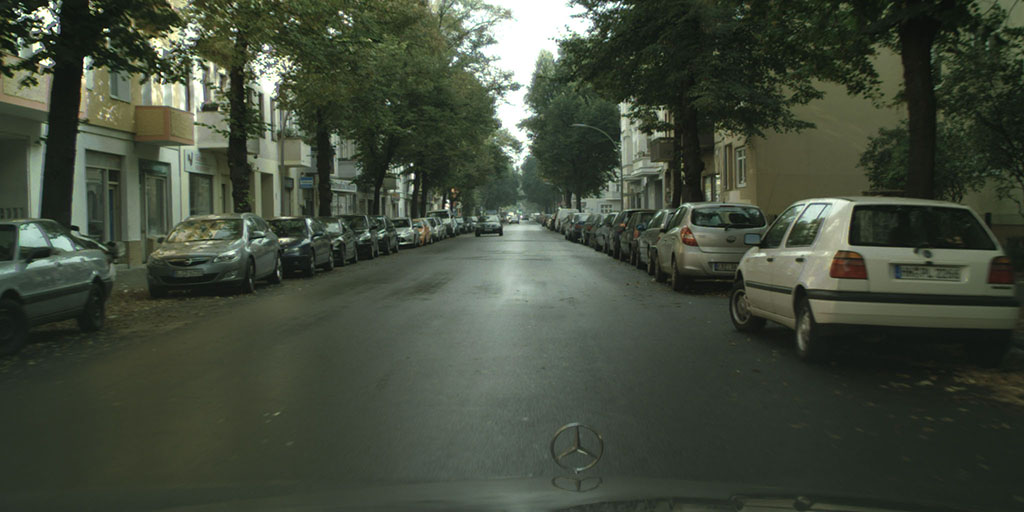
#> input picture core/cv/SemanticSegmentationOpenCV/images/example_02.jpg, 1024 x 512 px, given in place of the camera
$ python BackgroundSubtractor.py
#> lines starting #> are read from the running program, lines starting #| are printed output that depends on the picture; after the words box and inside, x2 and y2 are one past the last pixel; in counts of white or black regions, pixels touching at a corner belong together
# coding:utf-8

import cv2

# 获取摄像头
camera = cv2.VideoCapture(0)
# 获取背景分割器对象
bs = cv2.createBackgroundSubtractorKNN(detectShadows=True)

while True:
    # 读取帧
    ret, frame = camera.read()
#> frame is the input picture: shape (512, 1024, 3); mean B, G, R 59.9, 74.2, 66.3
    # 获取前景
    fgmask = bs.apply(frame)
#> fgmask: shape (512, 1024); every value is 255
    # 对前景二值化
    th = cv2.threshold(fgmask.copy(), 244, 255, cv2.THRESH_BINARY)[1]
    # 膨胀运算
    dilated = cv2.dilate(th, cv2.getStructuringElement(cv2.MORPH_ELLIPSE, (3, 3)), iterations=2)
    # 检测轮廓
    contours, hier = cv2.findContours(dilated, cv2.RETR_EXTERNAL, cv2.CHAIN_APPROX_SIMPLE)
#> contours = [[[0, 0], [0, 511], [1023, 511], [1023, 0]]]
    # 将轮廓画在原图像上
    for c in contours:
        x, y, w, h = cv2.boundingRect(c)
        cv2.rectangle(frame, (x, y), (x+w, y+h), (2555, 255, 0), 2)
#> this loop made 1 pass
#> (c, x, y, w, h) on pass 1: ([[0, 0], [0, 511], [1023, 511], [1023, 0]], 0, 0, 1024, 512)
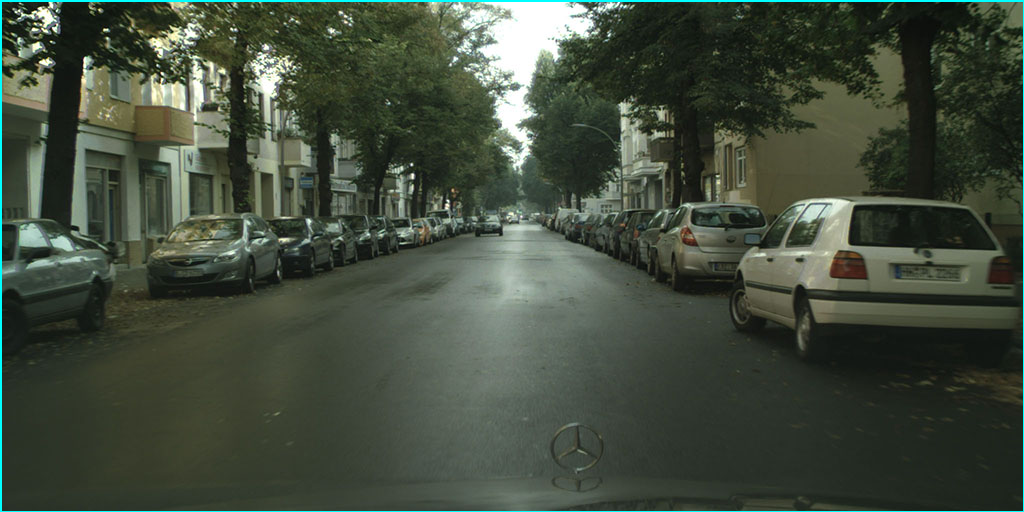
#> frame: shape (512, 1024, 3); 0.88% of pixels changed, all inside (x1, y1, x2, y2) = (0, 0, 1024, 512)
    # 显示前景
    cv2.imshow("fgmask", fgmask)
    # 显示二值化
    cv2.imshow("thresh", th)
    # 显示带有轮廓的原图
    cv2.imshow("detection", frame)
    if cv2.waitKey(5) & 0xff == ord("q"):
#> (key q is pressed here)
        break

cv2.destroyAllWindows()
camera.release()

$ run again, on core/cv/SemanticSegmentationOpenCV/images/example_03.jpg
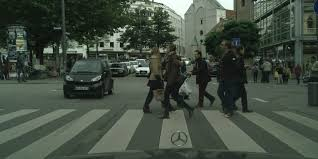
#> input picture core/cv/SemanticSegmentationOpenCV/images/example_03.jpg, 318 x 159 px, given in place of the camera
#> frame is the input picture: shape (159, 318, 3); mean B, G, R 65.8, 77.7, 66.9
#> fgmask: shape (159, 318); every value is 255
#> contours = [[[0, 0], [0, 158], [317, 158], [317, 0]]]
#> the loop `for c in contours:` made 1 pass
#> (c, x, y, w, h) on pass 1: ([[0, 0], [0, 158], [317, 158], [317, 0]], 0, 0, 318, 159)
#> after the loop `for c in contours:`:
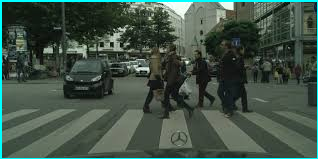
#> frame: shape (159, 318, 3); 2.81% of pixels changed, all inside (x1, y1, x2, y2) = (0, 0, 318, 159)

$ run again, on core/cv/SemanticSegmentationOpenCV/images/example_01.png
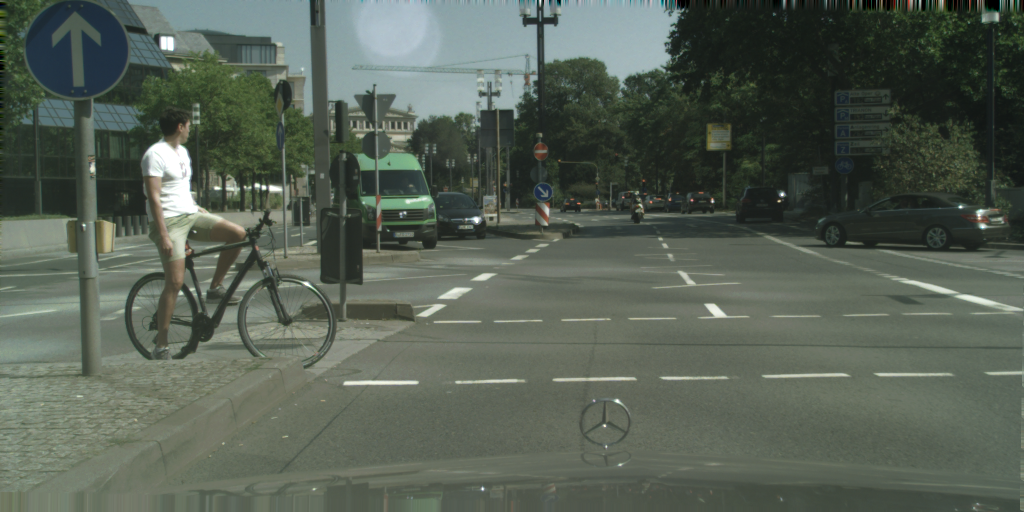
#> input picture core/cv/SemanticSegmentationOpenCV/images/example_01.png, 2048 x 1024 px, given in place of the camera (shown at 1/2 size)
#> frame is the input picture: shape (1024, 2048, 3); mean B, G, R 84.3, 95.7, 86.1
#> fgmask: shape (1024, 2048); every value is 255
#> contours = [[[0, 0], [0, 1023], [2047, 1023], [2047, 0]]]
#> the loop `for c in contours:` made 1 pass
#> (c, x, y, w, h) on pass 1: ([[0, 0], [0, 1023], [2047, 1023], [2047, 0]], 0, 0, 2048, 1024)
#> after the loop `for c in contours:`:
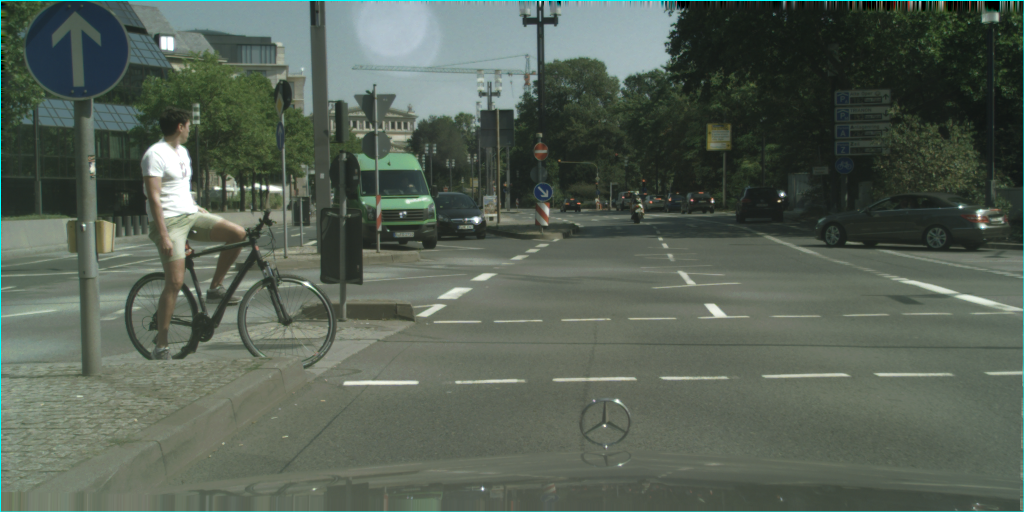
#> frame: shape (1024, 2048, 3) (shown at 1/2 size); 0.44% of pixels changed, all inside (x1, y1, x2, y2) = (0, 0, 2048, 1024)

$ run again, on core/cv/SemanticSegmentationOpenCV/images/example_04.png
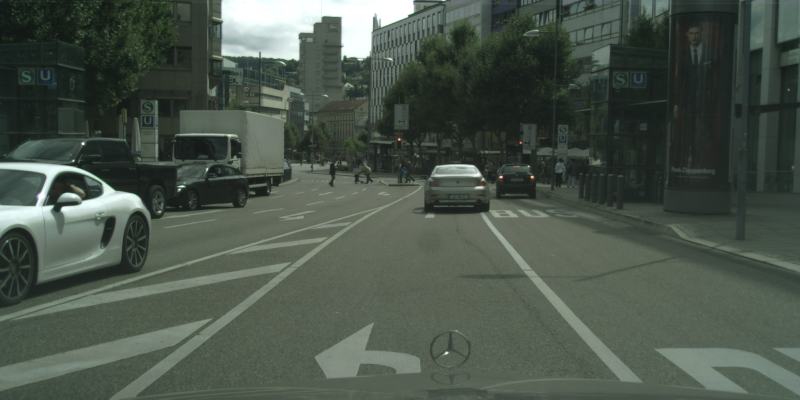
#> input picture core/cv/SemanticSegmentationOpenCV/images/example_04.png, 1600 x 800 px, given in place of the camera (shown at 1/2 size)
#> frame is the input picture: shape (800, 1600, 3); mean B, G, R 74.6, 84.9, 74.3
#> fgmask: shape (800, 1600); every value is 255
#> contours = [[[0, 0], [0, 799], [1599, 799], [1599, 0]]]
#> the loop `for c in contours:` made 1 pass
#> (c, x, y, w, h) on pass 1: ([[0, 0], [0, 799], [1599, 799], [1599, 0]], 0, 0, 1600, 800)
#> after the loop `for c in contours:`:
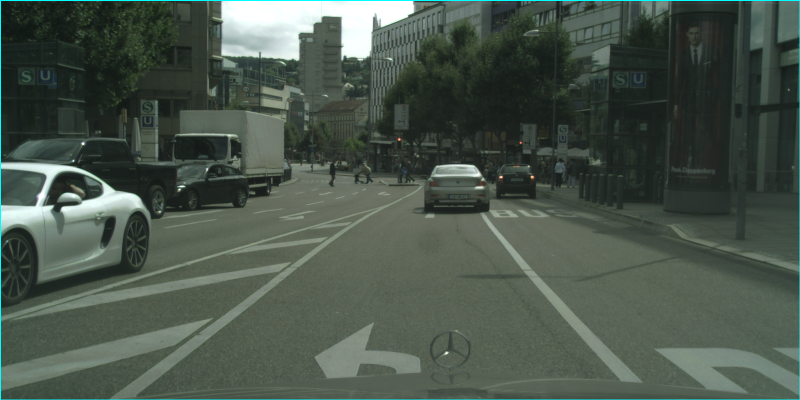
#> frame: shape (800, 1600, 3) (shown at 1/2 size); 0.56% of pixels changed, all inside (x1, y1, x2, y2) = (0, 0, 1600, 800)
